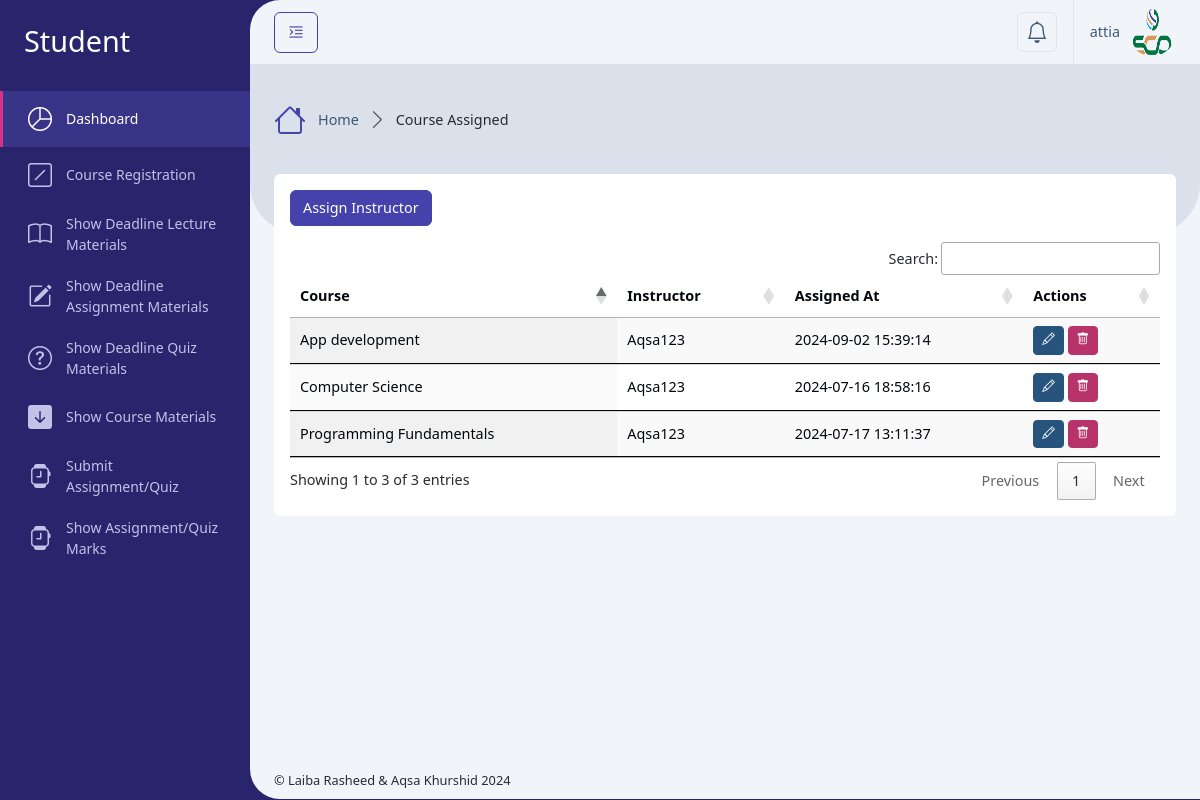
Before: /Administrator/courses_assign.php (signed in) with the older database file.
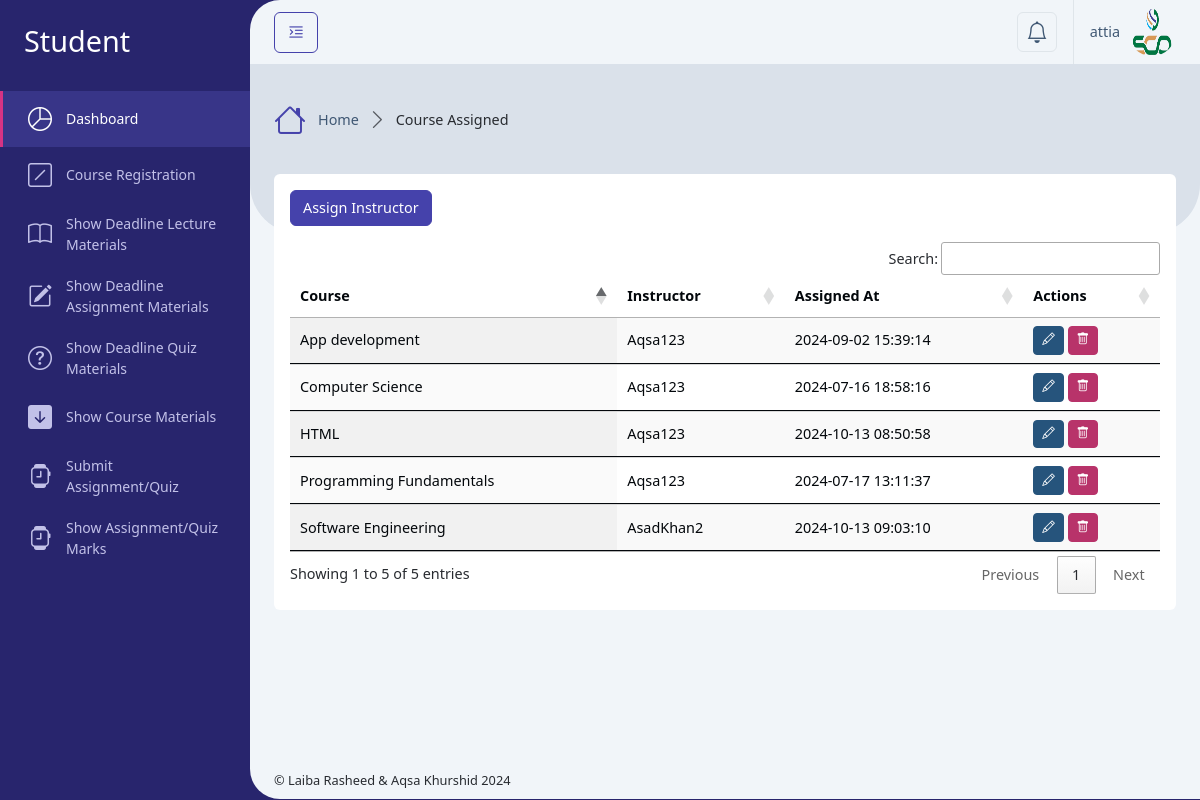
After: the same page with the newer database file.
### tables this page shows
CREATE TABLE `users` (
  `id` int(11) NOT NULL,
  `username` varchar(50) NOT NULL,
  `email` varchar(100) NOT NULL,
  `address` varchar(255) DEFAULT NULL,
  `phone` varchar(20) DEFAULT NULL,
  `department` varchar(255) DEFAULT NULL,
  `student_semester` varchar(100) DEFAULT NULL,
  `student_session` varchar(100) DEFAULT NULL,
  `student_program` varchar(100) DEFAULT NULL,
  `instructor_education` varchar(255) DEFAULT NULL,
  `profile_photo` varchar(256) DEFAULT NULL,
  `password` varchar(255) NOT NULL,
  `role_id` int(11) NOT NULL,
  `isActive` tinyint(2) DEFAULT 0,
  `created_at` timestamp NOT NULL DEFAULT current_timestamp()
);

CREATE TABLE `course_instructor_assigned` (
  `id` int(11) NOT NULL,
  `course_id` int(11) NOT NULL,
  `instructor_id` int(11) NOT NULL,
  `assigned_at` timestamp NOT NULL DEFAULT current_timestamp()
);

CREATE TABLE `courses` (
  `id` int(11) NOT NULL,
  `code` varchar(100) DEFAULT NULL,
  `name` varchar(255) NOT NULL,
  `type` varchar(100) DEFAULT 'Course',
  `description` text DEFAULT NULL,
  `program` varchar(100) DEFAULT NULL,
  `semester` varchar(100) DEFAULT NULL,
  `session` varchar(20) DEFAULT NULL,
  `credit_hour` int(10) DEFAULT 3,
  `created_at` timestamp NOT NULL DEFAULT current_timestamp()
);

### Administrator/courses_assign.php (called while the page is built, shortened)
<?php
    require '../Database/config.php';
    $user = getUserData($_SESSION['user_id']);
    $title = "Course Assigned";
    $sql = "SELECT course_instructor_assigned.*, courses.name AS course_name, courses.semester AS course_semester, users.username AS instructor_name
            FROM course_instructor_assigned
            JOIN courses ON course_instructor_assigned.course_id = courses.id
            JOIN users ON course_instructor_assigned.instructor_id = users.id
            WHERE users.role_id = 2";
    $result = $conn->query($sql);
    include '../setting/_Layout.php';
?>

### Database/config.php (called while the page is built, shortened)
<?php
    $servername = "localhost";
    $username = "root";
    $password = "";
    $dbname = "course_ms";
    $conn = new mysqli($servername, $username, $password, $dbname);
    function getUserData($user_id) {
        global $conn;
        $stmt = $conn->prepare("SELECT * FROM users WHERE id = ?");
        $stmt->bind_param("i", $user_id);
        $stmt->execute();
        $result = $stmt->get_result();
        return $result->fetch_assoc();
    }
?>

### Administrator/courses_assign_content.php (the view, shortened to what this page needs)
<div class="row">
    <div class="col-xxl-12">
        <div class="card mb-4">
            <div class="card-body">
                <button class="btn btn-primary mb-3" data-bs-toggle="modal" data-bs-target="#createAssignmentModal">Assign Instructor</button>
                <div class="table-responsive">
                    <table id="example" class="table align-middle table-hover m-0 display nowrap" style="width:100%">
                        <thead>
                            <tr>
                                <th scope="col">Course</th>
                                <th scope="col">Instructor</th>
                                <th scope="col">Assigned At</th>
                                <th scope="col">Actions</th>
                            </tr>
                        </thead>
                        <tbody>
                            <?php
                            if ($result->num_rows > 0) {
                                while ($row = $result->fetch_assoc()) {
                                    ?>
                                    <tr>
                                        <td><?php echo htmlspecialchars($row['course_name']); ?></td>
                                        <td><?php echo htmlspecialchars($row['instructor_name']); ?></td>
                                        <td><?php echo htmlspecialchars($row['assigned_at']); ?></td>
                                        <td>
                                            <button class="btn btn-info btn-sm" data-bs-toggle="modal" data-bs-target="#editAssignmentModal" onclick="setEditModalData(<?php echo htmlspecialchars(json_encode($row)); ?>)"><i class="bi bi-pencil"></i></button>
                                            <button class="btn btn-danger btn-sm" data-bs-toggle="modal" data-bs-target="#deleteAssignmentModal" onclick="setDeleteModalData(<?php echo $row['id']; ?>)"><i class="bi bi-trash"></i></button>
                                        </td>
                                    </tr>
                                    <?php
                                }
                            } else {
                                ?>
                                <tr>
                                    <td colspan="4">No assignments found.</td>
                                </tr>
                                <?php
                            }
                            ?>
                        </tbody>
                    </table>
                </div>
            </div>
        </div>
    </div>
</div>

### setting/_Layout.php (shortened to what this page needs)
<!DOCTYPE html>
<html lang="en">
	<head>
		<?php include '../setting/_Head.php'; ?>
	</head>
	<body>
		<div class="page-wrapper">
			<div class="main-container">
				<?php include '../setting/_Sidebar.php'; ?>
				<div class="app-container">
					<?php include '../setting/_Header.php'; ?>
					<?php include '../setting/_Hero_Header.php'; ?>
					<div class="app-body">
                        <?php include $content; ?>
					</div>
					<?php include '../setting/_Footer.php'; ?>
				</div>
			</div>
		</div>
	</body>
</html>

### setting/_Head.php (shortened to what this page needs)
<link rel="stylesheet" href="../assets/fonts/bootstrap/bootstrap-icons.css" />
<link rel="stylesheet" href="../assets/css/main.min.css" />
<link rel="stylesheet" href="../assets/vendor/overlay-scroll/OverlayScrollbars.min.css" />
<link rel="stylesheet" href="https://cdn.datatables.net/1.11.5/css/jquery.dataTables.min.css">
<link rel="stylesheet" href="https://cdn.datatables.net/buttons/2.2.2/css/buttons.dataTables.min.css">

### setting/_Sidebar.php (shortened to what this page needs)
<?php
$roleTitle = '';
switch ($_SESSION['role_id']) {
    case 1:
        $roleTitle = 'Student';
        break;
}
?>
<nav id="sidebar" class="sidebar-wrapper">
    <div class="app-brand p-4">
        <a href="index.html">
            <h2 class="text-white"><span><?php echo htmlspecialchars($roleTitle); ?></span></h2>
        </a>
    </div>
    <div class="sidebarMenuScroll">
        <ul class="sidebar-menu">
            <li class="active current-page">
                <?php
                if ($_SESSION['role_id'] == 3) {
                    ?>
                    <a href="../Administrator/admin_dashboard.php">
                        <i class="bi bi-pie-chart"></i>
                        <span class="menu-text">Dashboard</span>
                    </a>
                    <?php
                } elseif ($_SESSION['role_id'] == 1) {
                    ?>
                    <a href="../Student/student_dashboard.php">
                        <i class="bi bi-pie-chart"></i>
                        <span class="menu-text">Dashboard</span>
                    </a>
                    <?php
                } else {
                    header("Location: logout.php");
                    exit;
                }
                ?>
            </li>
    <?php
        if ($_SESSION['role_id'] == 1) {
            ?>
            <li>
                <a href="../Student/course_registration.php">
                    <i class="bi bi-slash-square"></i>
                    <span class="menu-text">Course Registration</span>
                </a>
            </li>
            <li>
                <a href="../Student/show_deadline_materials_lecture.php">
                    <i class="bi bi-book"></i>
                    <span class="menu-text">Show Deadline Lecture Materials</span>
                </a>
            </li>
            <li>
                <a href="../Student/show_deadline_materials_assignment.php">
                    <i class="bi bi-pencil-square"></i>
                    <span class="menu-text">Show Deadline Assignment Materials</span>
                </a>
            </li>
            <li>
                <a href="../Student/show_deadline_materials_quiz.php">
                    <i class="bi bi-question-circle"></i>
                    <span class="menu-text">Show Deadline Quiz Materials</span>
                </a>
            </li>
            <li>
                <a href="../Student/show_course_materials.php">
                    <i class="bi bi-arrow-down-square-fill"></i>
                    <span class="menu-text">Show Course Materials</span>
                </a>
            </li>
            <li>
                <a href="../Student/submit_assignment.php">
                    <i class="bi bi-smartwatch"></i>
                    <span class="menu-text">Submit Assignment/Quiz</span>
                </a>
            </li>
            <li>
                <a href="../Student/show_submitted_assignment.php">
                    <i class="bi bi-smartwatch"></i>
                    <span class="menu-text">Show Assignment/Quiz Marks</span>
                </a>
            </li>
    <?php } ?>
        </ul>
    </div>
</nav>

### setting/_Header.php (shortened to what this page needs)
<div class="app-header d-flex align-items-center">
    <div class="d-flex">
        <button class="btn btn-outline-primary me-2 pin-sidebar" id="pin-sidebar">
            <i class="bi bi-text-indent-left fs-5"></i>
        </button>
    </div>
    <div class="header-actions">
        <div class="dropdown ms-2">
            <a class="dropdown-toggle d-flex p-2 border rounded-2" href="#!" role="button" data-bs-toggle="dropdown"
                aria-expanded="false">
                <i class="bi bi-bell fs-4 lh-1"></i>
            </a>
        </div>
        <div class="dropdown ms-3">
            <a id="userSettings" class="dropdown-toggle d-flex py-2 align-items-center ps-3 border-start" href="#!"
                role="button" data-bs-toggle="dropdown" aria-expanded="false">
                <span class="d-none d-md-block me-2"><?php echo htmlspecialchars($user['username']); ?></span>
                <img src="../assets/uploads/<?php echo htmlspecialchars($user['profile_photo']); ?>" class="rounded-circle img-3x" alt="Bootstrap Gallery" />
            </a>
        </div>
    </div>
</div>

### setting/_Hero_Header.php
<div class="app-hero-header d-flex align-items-start">
    <ol class="breadcrumb d-none d-lg-flex align-items-center">
        <li class="breadcrumb-item">
            <i class="bi bi-house"></i>
            <a href="admin_dashboard.php">Home</a>
        </li>
        <li class="breadcrumb-item" aria-current="page"><?php echo $title; ?></li>
    </ol>
</div>

### setting/_Footer.php
<div class="app-footer">
    <span>© Laiba Rasheed & Aqsa Khurshid 2024</span>
</div>

Changed rows visible on the page:
added course_instructor_assigned: course.name "HTML", instructor.username "Aqsa123", assigned_at "2024-10-13 08:50:58"
added course_instructor_assigned: course.name "Software Engineering", instructor.username "AsadKhan2", assigned_at "2024-10-13 09:03:10"
Other visible differences:
text written by a page script: "Search: Showing 1 to 3 of 3 entries Previous 1 Next" → "Search: Showing 1 to 5 of 5 entries Previous 1 Next"
